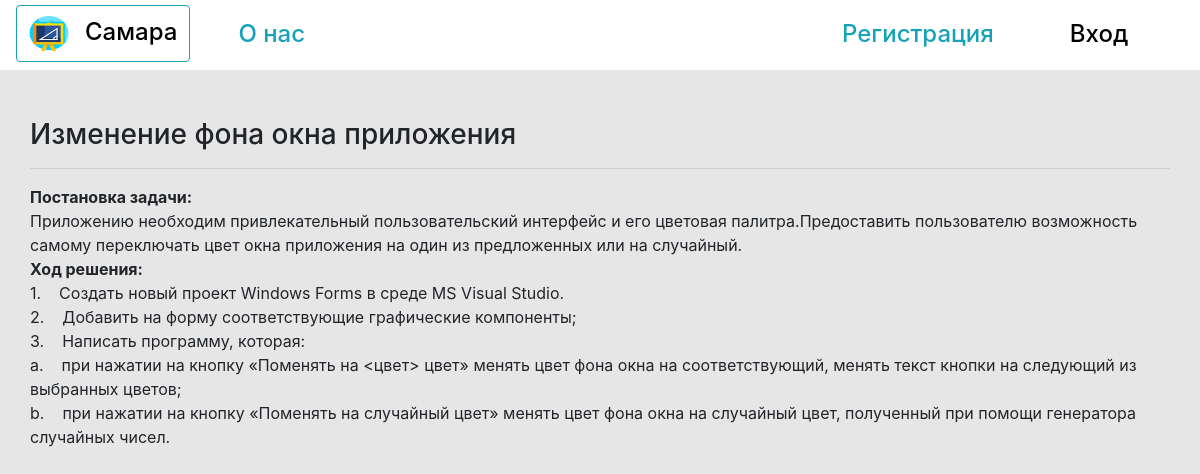
The page /lekcia/Empiricheskij_marksizm_predposylki on the database its author committed.
### deti/models.py (models this page shows, shortened)
class Lekcia(models.Model): #Таблица лекций
    lekcia_title= models.CharField(max_length = 120, db_index = True, verbose_name = 'Название лекции')
    lekcia_text= models.TextField(verbose_name='Текст лекции')
    slug = models.SlugField(max_length=120, unique=True, verbose_name='URL', blank=True)
    class Meta:
        verbose_name='Леуция'
        verbose_name_plural='Лекции'
        db_table='lekcia'

### deti/views.py (the view)
# urls.py: path('lekcia/<str:slug>', LekciaDetail.as_view(), name = 'lekcia_detail_url'),
class LekciaDetail(View):
    def get(self, request,slug):
        lekcia = get_object_or_404(Lekcia, slug__iexact=slug)
        return render (request, 'deti/lekcia_detail.html', context ={'lekcia':lekcia})

### deti/templates/deti/lekcia_detail.html (shortened to what this page needs)
{% extends 'base.html' %}
{% load crispy_forms_tags %}
{% block content %}
<div class="row">
  <div class="col">
    <h3 class="mt-5">{{lekcia.lekcia_title}}</h3>
    <hr />
    <p class="mt-3">
      {{lekcia.lekcia_text|safe}}
      </p>
  </div>
</div>
{% endblock %}

### static/css/style.css (style rules this page uses)
body { background-color: #e6e6e6; }

### rows shown on the page
Lekcia: lekcia_title "Изменение фона окна приложения", lekcia_text "Постановка задачи: Приложению необходим привлекательный пользовательский интерфейс и его цветовая палитра.Предоставить пользователю возможность самому переключать цвет окна приложения на один из предложенных или на случайный. Ход решения: 1. Создать новый проект Windows Forms в среде MS Visual Studio. 2. Добавить на форму соответствующие графические компоненты; 3. Написать программу, которая: a. при нажатии на кнопку «Поменять на <цвет> цвет» менять цвет фона окна на соответствующий, менять текст кнопки на следующий из выбранных цветов; b. при нажатии на кнопку «Поменять на случайный цвет» менять цвет фона окна на случайный цвет, полученный при помощи генератора случайных чисел."
